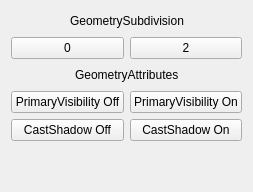
     <widget class="QWidget" name="tab_Geometry">
      <attribute name="title">
       <string>Geo</string>
      </attribute>
      <layout class="QVBoxLayout" name="verticalLayout_11">
       <item>
        <layout class="QHBoxLayout" name="horizontalLayout_30">
         <property name="topMargin">
          <number>0</number>
         </property>
         <item>
          <spacer name="horizontalSpacer_49">
           <property name="orientation">
            <enum>Qt::Horizontal</enum>
           </property>
           <property name="sizeHint" stdset="0">
            <size>
             <width>40</width>
             <height>20</height>
            </size>
           </property>
          </spacer>
         </item>
         <item>
          <widget class="QLabel" name="label_22">
           <property name="text">
            <string>GeometrySubdivision</string>
           </property>
          </widget>
         </item>
         <item>
          <spacer name="horizontalSpacer_50">
           <property name="orientation">
            <enum>Qt::Horizontal</enum>
           </property>
           <property name="sizeHint" stdset="0">
            <size>
             <width>40</width>
             <height>20</height>
            </size>
           </property>
          </spacer>
         </item>
        </layout>
       </item>
       <item>
        <layout class="QGridLayout" name="gridLayout_10">
         <property name="topMargin">
          <number>0</number>
         </property>
         <item row="0" column="1">
          <widget class="QPushButton" name="pushButton_GeoSubdivision2">
           <property name="text">
            <string>2</string>
           </property>
          </widget>
         </item>
         <item row="0" column="0">
          <widget class="QPushButton" name="pushButton_GeoSubdivision0">
           <property name="text">
            <string>0</string>
           </property>
          </widget>
         </item>
        </layout>
       </item>
       <item>
        <layout class="QHBoxLayout" name="horizontalLayout_31">
         <property name="topMargin">
          <number>0</number>
         </property>
         <item>
          <spacer name="horizontalSpacer_51">
           <property name="orientation">
            <enum>Qt::Horizontal</enum>
           </property>
           <property name="sizeHint" stdset="0">
            <size>
             <width>40</width>
             <height>20</height>
            </size>
           </property>
          </spacer>
         </item>
         <item>
          <widget class="QLabel" name="label_23">
           <property name="text">
            <string>GeometryAttributes</string>
           </property>
          </widget>
         </item>
         <item>
          <spacer name="horizontalSpacer_52">
           <property name="orientation">
            <enum>Qt::Horizontal</enum>
           </property>
           <property name="sizeHint" stdset="0">
            <size>
             <width>40</width>
             <height>20</height>
            </size>
           </property>
          </spacer>
         </item>
        </layout>
       </item>
       <item>
        <layout class="QGridLayout" name="gridLayout_2">
         <property name="topMargin">
          <number>0</number>
         </property>
         <item row="0" column="1">
          <widget class="QPushButton" name="pushButton_PrimaryVisibilityOn">
           <property name="text">
            <string>PrimaryVisibility On</string>
           </property>
          </widget>
         </item>
         <item row="0" column="0">
          <widget class="QPushButton" name="pushButton_PrimaryVisibilityOff">
           <property name="text">
            <string>PrimaryVisibility Off</string>
           </property>
          </widget>
         </item>
         <item row="1" column="0">
          <widget class="QPushButton" name="pushButton_CastShadowsOff">
           <property name="text">
            <string>CastShadow Off</string>
           </property>
          </widget>
         </item>
         <item row="1" column="1">
          <widget class="QPushButton" name="pushButton_CastShadowsOn">
           <property name="text">
            <string>CastShadow On</string>
           </property>
          </widget>
         </item>
        </layout>
       </item>
       <item>
        <spacer name="verticalSpacer_6">
         <property name="orientation">
          <enum>Qt::Vertical</enum>
         </property>
         <property name="sizeHint" stdset="0">
          <size>
           <width>20</width>
           <height>40</height>
          </size>
         </property>
        </spacer>
       </item>
      </layout>
     </widget>
